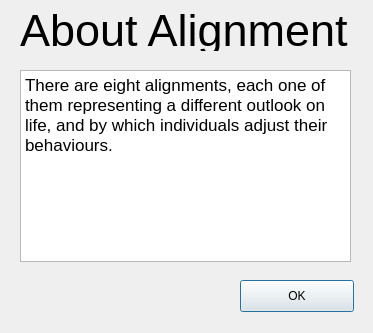
<?xml version="1.0" encoding="UTF-8"?>
<ui version="4.0">
 <class>AlignmentHelpDialog</class>
 <widget class="QDialog" name="AlignmentHelpDialog">
  <property name="geometry">
   <rect>
    <x>0</x>
    <y>0</y>
    <width>373</width>
    <height>333</height>
   </rect>
  </property>
  <property name="windowTitle">
   <string>Dialog</string>
  </property>
  <widget class="QTextBrowser" name="textInfo">
   <property name="geometry">
    <rect>
     <x>20</x>
     <y>70</y>
     <width>331</width>
     <height>192</height>
    </rect>
   </property>
   <property name="html">
    <string>&lt;!DOCTYPE HTML PUBLIC &quot;-//W3C//DTD HTML 4.0//EN&quot; &quot;http://www.w3.org/TR/REC-html40/strict.dtd&quot;&gt;
&lt;html&gt;&lt;head&gt;&lt;meta name=&quot;qrichtext&quot; content=&quot;1&quot; /&gt;&lt;style type=&quot;text/css&quot;&gt;
p, li { white-space: pre-wrap; }
&lt;/style&gt;&lt;/head&gt;&lt;body style=&quot; font-family:'Ubuntu'; font-size:9pt; font-weight:400; font-style:normal;&quot;&gt;
&lt;p style=&quot; margin-top:12px; margin-bottom:12px; margin-left:0px; margin-right:0px; -qt-block-indent:0; text-indent:0px;&quot;&gt;&lt;span style=&quot; font-family:'Lucida Grande'; font-size:13pt;&quot;&gt;There are eight alignments, each one of them representing a different outlook on life, and by which individuals adjust their behaviours. &lt;/span&gt;&lt;/p&gt;&lt;/body&gt;&lt;/html&gt;</string>
   </property>
  </widget>
  <widget class="QLabel" name="lblTitle">
   <property name="geometry">
    <rect>
     <x>20</x>
     <y>10</y>
     <width>341</width>
     <height>41</height>
    </rect>
   </property>
   <property name="font">
    <font>
     <family>Arial</family>
     <pointsize>34</pointsize>
    </font>
   </property>
   <property name="text">
    <string>About Alignment</string>
   </property>
  </widget>
  <widget class="QPushButton" name="btnOk">
   <property name="geometry">
    <rect>
     <x>240</x>
     <y>280</y>
     <width>114</width>
     <height>32</height>
    </rect>
   </property>
   <property name="text">
    <string>OK</string>
   </property>
  </widget>
 </widget>
 <resources/>
 <connections/>
</ui>
